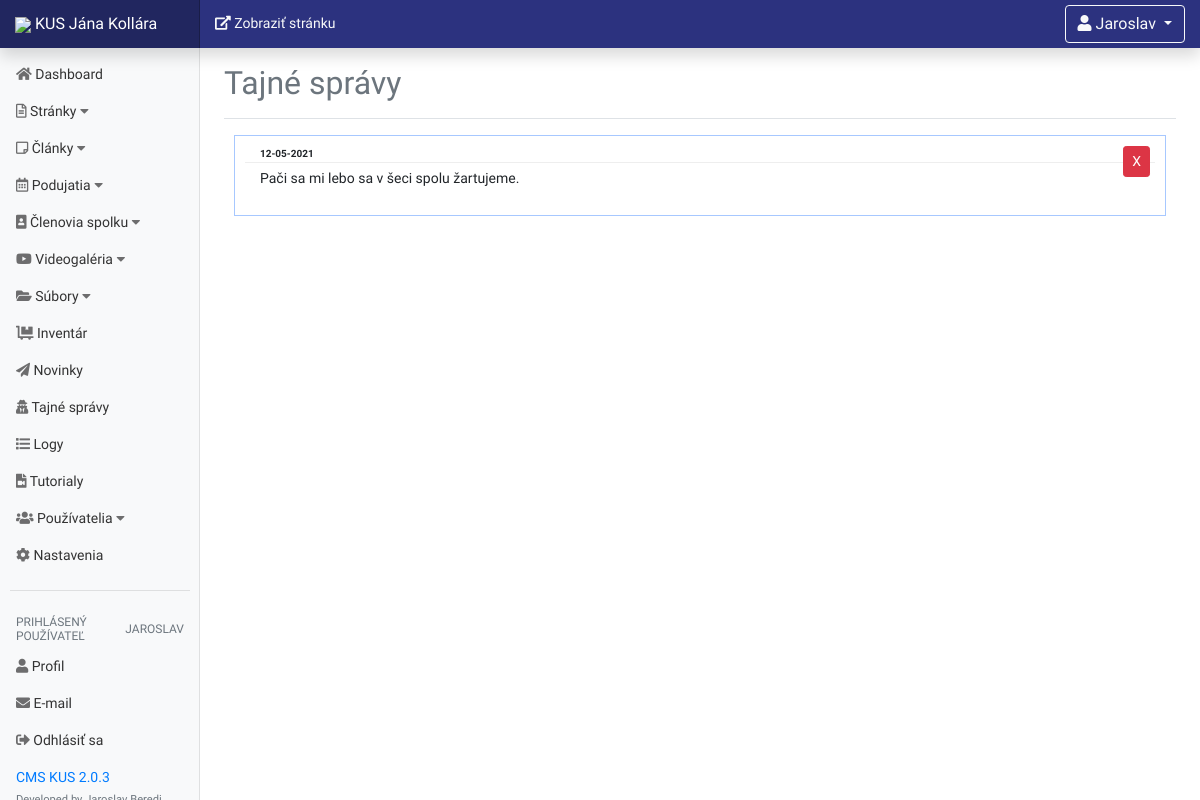
The app's page /dashboard/secret-posts.php (signed in), older data.
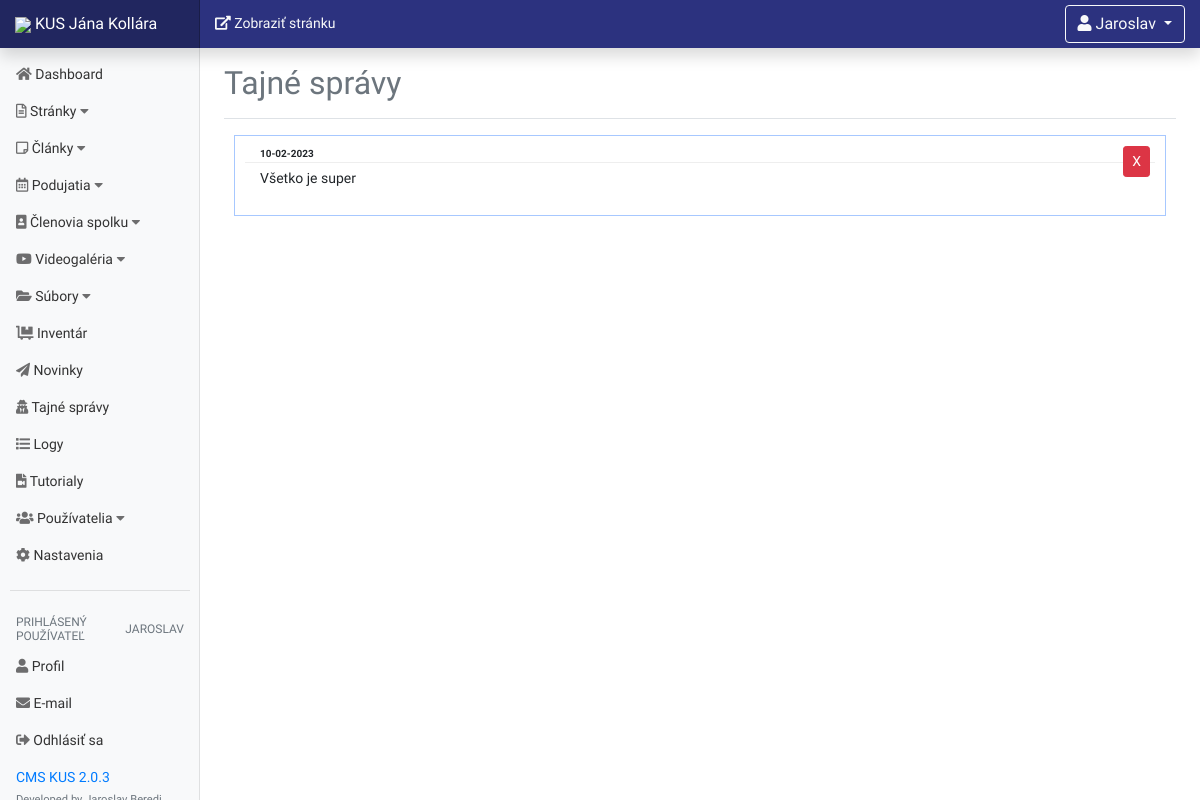
The same page, newer data.
### tables this page shows
CREATE TABLE `secretmsgs` (
  `id` int(11) NOT NULL,
  `msg` text NOT NULL,
  `date` text NOT NULL
);

### dashboard/secret-posts.php (the view, shortened to what this page needs)
<?php
include "includes/header.php";
?>
<div class="col-md-10 col-sm-12 d-none d-md-inline">
    <a class="float-left text-light mt-2" href="../index.php" target="_blank"><i class="fas fa-external-link-alt"></i>
        Zobraziť stránku</a>
	<?php
	include 'includes/profile_dropdown.php';
	?>
</div>
</nav>
<div class="container-fluid">
    <div class="row">
		<?php
		include "includes/navigation.php";
		?>
        <main role="main" class="col-md-9 ml-sm-auto col-lg-10 px-4">
            <div class="d-flex justify-content-between flex-wrap flex-md-nowrap align-items-center pt-3 pb-2 mb-3 border-bottom">
                <h1 class="h2 text-muted">Tajné správy</h1>
            </div>
			<?php
			try {
				include 'includes/db.php';
				$query = "SELECT * FROM secretmsgs ORDER BY id DESC";
				$send_info = $connection->prepare($query);
				$send_info->execute();
				while ($row = $send_info->fetch(PDO::FETCH_ASSOC)) {
					$id = $row['id'];
					$msg = $row['msg'];
					$date = $row['date'];
					?>
                    <div class="row secret-msg-row">
                        <div class="col-sm-12"
                             style="border-bottom: 1px solid #eeeeee; padding: 0 0 1px 15px; margin: 0px;">
                            <p style="font-size: 10px; margin: 0px; padding: 0px;">
                                <strong><?= $date ?></strong>
                            </p>
                        </div>
                        <a href="secret-posts.php?delete=<?= $id ?>" class="btn btn-danger btn-sm delete-button"
                           style="position:absolute; right: 50px; display: block; z-index: 100">X</a>
                        <div class="col-sm-12">
                            <p style="padding-top: 5px;">
								<?= $msg ?>
                            </p>
                        </div>
                    </div>
					<?php
				}
			} catch (Exception $e) {
				echo $e;
			}
			?>
        </main>
    </div>
</div>
<?php
include 'includes/footer.php';
?>

Row changes from the older to the newer data that the page shows:
removed secretmsgs: date "12-05-2021", msg "Pači sa mi lebo sa v šeci spolu žartujeme."
added secretmsgs: date "10-02-2023", msg "Všetko je super"
